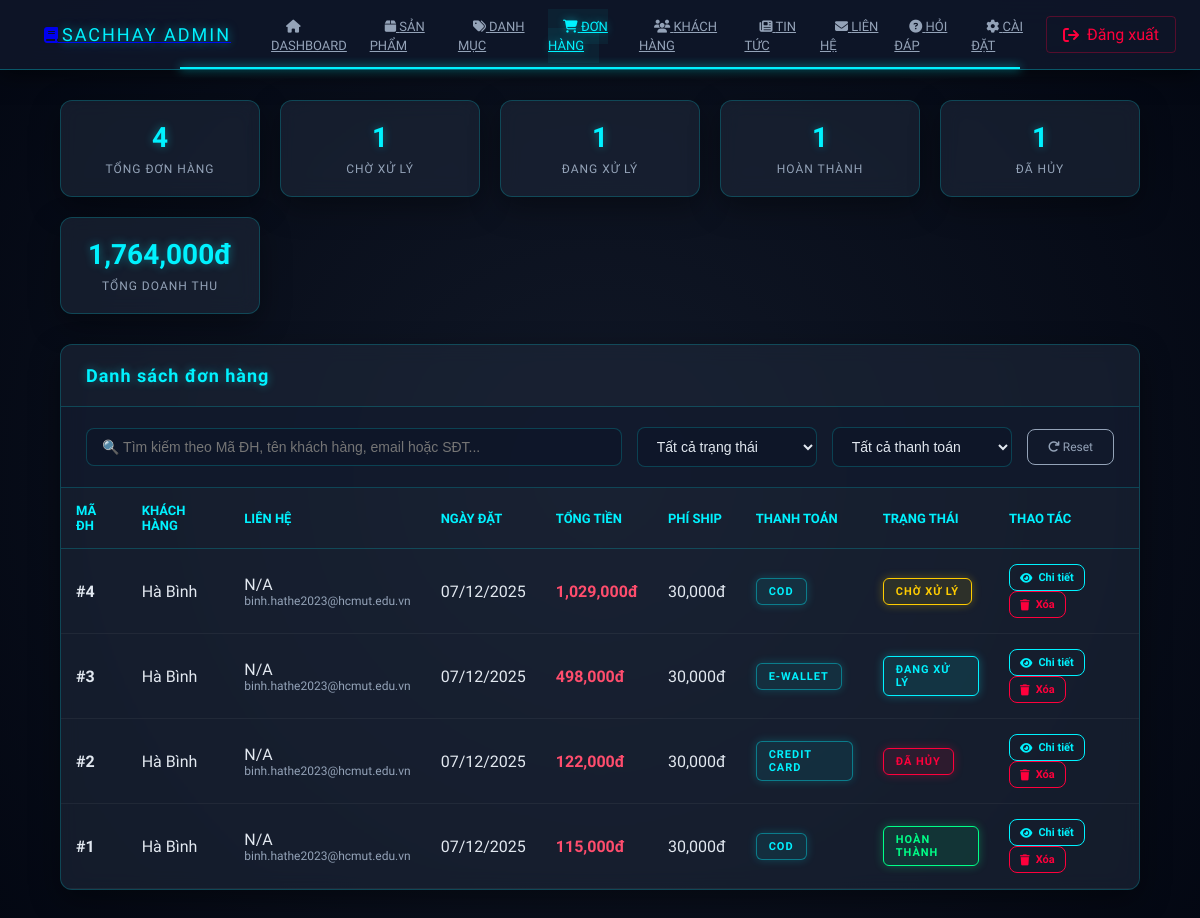
/admin/orders (signed in), run on an earlier commit of the app's database.
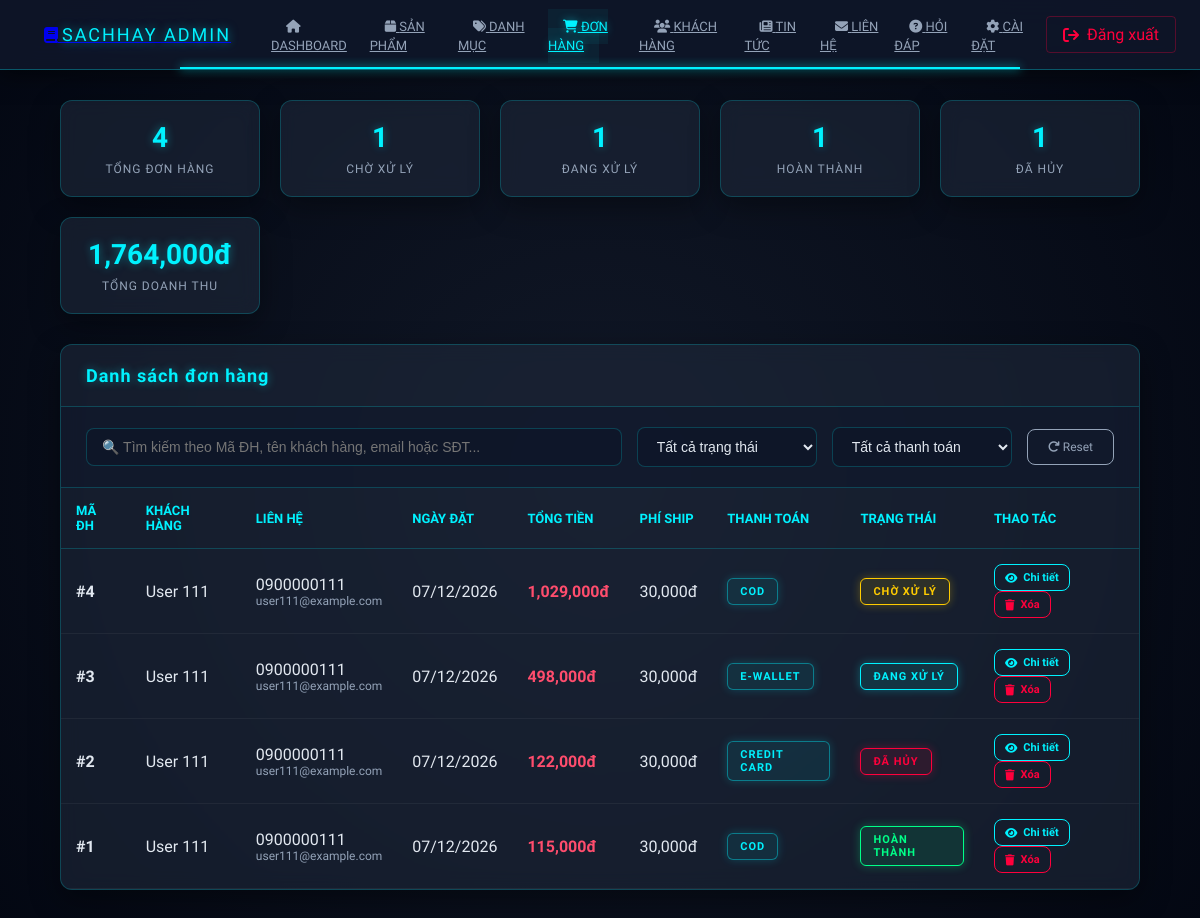
And on a later commit of the database.
### tables this page shows
CREATE TABLE `orders` (
  `order_id` int(11) NOT NULL COMMENT 'ID đơn hàng',
  `user_id` int(11) NOT NULL COMMENT 'ID người dùng đặt hàng',
  `recipient_name` varchar(255) NOT NULL COMMENT 'Tên người nhận',
  `recipient_phone` varchar(20) NOT NULL COMMENT 'Số điện thoại người nhận',
  `shipping_address` text NOT NULL COMMENT 'Địa chỉ giao hàng đầy đủ',
  `payment_method` varchar(50) DEFAULT 'COD' COMMENT 'Phương thức thanh toán: COD, E-wallet, Credit Card',
  `subtotal` decimal(10,2) NOT NULL DEFAULT 0.00 COMMENT 'Tạm tính (chưa có phí ship)',
  `shipping_fee` decimal(10,2) DEFAULT 30000.00 COMMENT 'Phí vận chuyển',
  `total_amount` decimal(10,2) NOT NULL COMMENT 'Tổng tiền = subtotal + shipping_fee',
  `status` enum('pending','processing','shipped','completed','cancelled') DEFAULT 'pending' COMMENT 'Trạng thái đơn hàng',
  `note` text DEFAULT NULL COMMENT 'Ghi chú của khách hàng',
  `created_at` timestamp NOT NULL DEFAULT current_timestamp() COMMENT 'Thời gian tạo đơn',
  `updated_at` timestamp NOT NULL DEFAULT current_timestamp() ON UPDATE current_timestamp() COMMENT 'Thời gian cập nhật'
);

CREATE TABLE `users` (
  `user_id` int(11) NOT NULL,
  `password` varchar(100) NOT NULL,
  `fullname` varchar(50) NOT NULL,
  `email` varchar(100) NOT NULL,
  `phone` varchar(20) DEFAULT NULL,
  `role` varchar(50) NOT NULL DEFAULT 'Customer',
  `note` text DEFAULT NULL,
  `created_date` date DEFAULT NULL
);

### app/controllers/AdminController.php (called while the page is built, shortened)
<?php
class AdminController extends Controller {
    private $adminModel;
    public function __construct() {
        $this->adminModel = $this->model('Admin');
    }
    public function orders() {
        $data = [
            'title' => 'Quản lý Đơn hàng',
            'page' => 'orders',
            'orders' => $this->adminModel->getAllOrders(),
            'stats' => $this->adminModel->getOrderStats(),
            'contentFile' => APP_ROOT . '/views/admin/orders/index.php'
        ];
        $this->view('admin/admin', $data);
    }
}

### app/core/App.php (called while the page is built, shortened)
<?php
class App {
    protected $method = "index";
    public function __construct() {
        $url = $this->parseURL();
        if(isset($url[0]) && !empty($url[0])) {
            $controllerFile = APP_ROOT . '/controllers/' . ucfirst($url[0]) . 'Controller.php';
            if(file_exists($controllerFile)) {
                unset($url[0]);
            } else {
                $this->redirectToLanding();
                return;
            }
        }
        $this->controller = new $this->controller;
        if(isset($url[1]) && !empty($url[1])) {
            if(method_exists($this->controller, $url[1])) {
                $this->method = $url[1];
                unset($url[1]);
            } else {
                $this->redirectToLanding();
                return;
            }
        }
        $this->params = $url ? array_values($url) : [];
        call_user_func_array([$this->controller, $this->method], $this->params);
    }
    private function parseURL() {
        if(isset($_GET["url"])) {
            return explode('/', filter_var(rtrim($_GET['url'], '/'), FILTER_SANITIZE_URL));
        }
        return [];
    }
}

### public/index.php (called while the page is built, shortened)
<?php
$app = new App();

### app/core/DB.php (called while the page is built, shortened)
<?php
class DB
{
    public $con;
    public function __construct()
    {
        $this->host = DB_HOST;
        $this->username = DB_USER;
        $this->password = DB_PASS;
        $this->dbname = DB_NAME;
        $this->port = DB_PORT;
        try {
            $this->con = new PDO(
                "mysql:host={$this->host};port={$this->port};dbname={$this->dbname};charset=utf8mb4",
                $this->username,
                $this->password,
                [
                    PDO::ATTR_ERRMODE => PDO::ERRMODE_EXCEPTION,
                    PDO::ATTR_DEFAULT_FETCH_MODE => PDO::FETCH_ASSOC,
                    PDO::ATTR_EMULATE_PREPARES => false
                ]
            );
        } catch (PDOException $e) {
            die("Connection failed: " . $e->getMessage());
        }
    }
    public function query($sql, $params = [])
    {
        $stmt = $this->con->prepare($sql);
        $stmt->execute($params);
        return $stmt;
    }
    public function all($sql, $params = [])
    {
        $stmt = $this->query($sql, $params);
        return $stmt->fetchAll();
    }
}

### app/models/Admin.php (called while the page is built, shortened)
<?php
class Admin extends DB
{
    public function getAllOrders()
    {
        $sql = "SELECT
                    o.order_id,
                    o.user_id,
                    o.recipient_name,
                    o.recipient_phone,
                    o.shipping_address,
                    o.payment_method,
                    o.subtotal,
                    o.shipping_fee,
                    o.total_amount as total,
                    o.status,
                    o.note,
                    o.created_at as created_date,
                    o.updated_at,
                    u.fullname as customer_name,
                    u.email as customer_email,
                    u.phone as customer_phone
                FROM orders o
                LEFT JOIN users u ON o.user_id = u.user_id
                ORDER BY o.created_at DESC, o.order_id DESC";
        return $this->all($sql);
    }
}

### app/views/admin/orders/index.php (the view, shortened to what the changed rows need)
<?php
$orders = $orders ?? [];
?>
<div class="admin-card">
    <div class="card-header-actions">
        <h2 class="card-title">Danh sách đơn hàng</h2>
    </div>
    <div class="table-container">
        <table>
            <thead>
                <tr>
                    <th>Mã ĐH</th>
                    <th>Khách hàng</th>
                    <th>Liên hệ</th>
                    <th>Ngày đặt</th>
                    <th>Tổng tiền</th>
                    <th>Phí ship</th>
                    <th>Thanh toán</th>
                    <th>Trạng thái</th>
                    <th>Thao tác</th>
                </tr>
            </thead>
            <tbody>
                <?php if (!empty($orders)): ?>
                    <?php foreach ($orders as $order): ?>
                        <tr>
                            <td class="fw-bold">#<?= $order['order_id'] ?></td>
                            <td><?= htmlspecialchars($order['customer_name'] ?? 'N/A') ?></td>
                            <td>
                                <div><?= htmlspecialchars($order['customer_phone'] ?? 'N/A') ?></div>
                                <div class="text-muted" style="font-size: 12px;"><?= htmlspecialchars($order['customer_email'] ?? '') ?></div>
                            </td>
                            <td><?= date('d/m/Y', strtotime($order['created_date'])) ?></td>
                            <td class="text-danger fw-bold"><?= number_format($order['total']) ?>đ</td>
                            <td><?= number_format($order['shipping_fee']) ?>đ</td>
                            <td>
                                <span class="badge payment">
                                    <?= htmlspecialchars($order['payment_method'] ?? 'N/A') ?>
                                </span>
                            </td>
                            <td>
                                <?php
                                $statusClass = match ($order['status']) {
                                    'pending' => 'pending',
                                    'processing' => 'processing',
                                    'shipped' => 'shipped',
                                    'completed' => 'completed',
                                    'cancelled' => 'cancelled',
                                    default => 'pending'
                                };
                                $statusText = match ($order['status']) {
                                    'pending' => 'Chờ xử lý',
                                    'processing' => 'Đang xử lý',
                                    'shipped' => 'Đang giao',
                                    'completed' => 'Hoàn thành',
                                    'cancelled' => 'Đã hủy',
                                    default => $order['status']
                                };
                                ?>
                                <span class="badge <?= $statusClass ?>"><?= $statusText ?></span>
                            </td>
                            <td>
                                <a href="<?= BASE_URL ?>admin/orderDetail/<?= $order['order_id'] ?>" class="btn btn-info btn-sm">
                                    <i class="fas fa-eye"></i> Chi tiết
                                </a>
                                <a href="<?= BASE_URL ?>admin/deleteOrder?id=<?= $order['order_id'] ?>"
                                    class="btn btn-danger btn-sm"
                                    onclick="return confirm('Bạn có chắc muốn xóa đơn hàng này?')">
                                    <i class="fas fa-trash"></i> Xóa
                                </a>
                            </td>
                        </tr>
                    <?php endforeach; ?>
                <?php endif; ?>
            </tbody>
        </table>
    </div>
</div>

What changed in the data, as far as the page shows it:
changed orders "CHỜ XỬ LÝ": user.fullname "Hà Bình" → "User 111"; user.phone "N/A" → "0900000111"; user.email "binh.hathe2023@hcmut.edu.vn" → "user111@example.com"; created_at "07/12/2025" → "07/12/2026"
changed orders "E-WALLET": user.fullname "Hà Bình" → "User 111"; user.phone "N/A" → "0900000111"; user.email "binh.hathe2023@hcmut.edu.vn" → "user111@example.com"; created_at "07/12/2025" → "07/12/2026"
changed orders "CREDIT CARD": user.fullname "Hà Bình" → "User 111"; user.phone "N/A" → "0900000111"; user.email "binh.hathe2023@hcmut.edu.vn" → "user111@example.com"; created_at "07/12/2025" → "07/12/2026"
changed orders "HOÀN THÀNH": user.fullname "Hà Bình" → "User 111"; user.phone "N/A" → "0900000111"; user.email "binh.hathe2023@hcmut.edu.vn" → "user111@example.com"; created_at "07/12/2025" → "07/12/2026"
